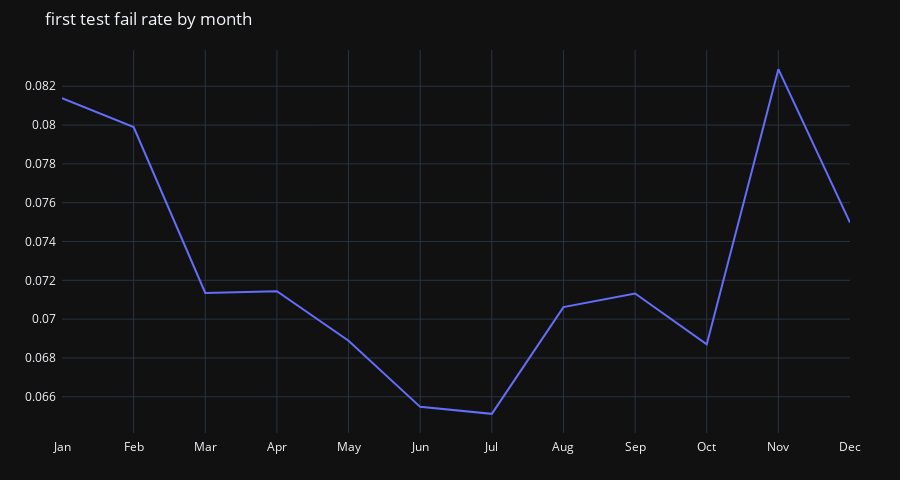

The cell this chart's notebook holds for it:
### Code cell
fig = px.line(first_test_fail_rate_by_month, y='perc', x='completed_date',  title="first test fail rate by month")
fig.update_layout(
            yaxis=dict(title=''),
            xaxis=dict(title=''),     
            # autosize=True,
            bargap=0.1,
            width=900,
            height=480,
            margin=dict(l=10, r=50, t=50, b=0, pad=5))
# fig.update_layout(
#     yaxis=dict(
#         title="",
#         tick0=0,           # start at 0
#         dtick=0.01,        # step = 0.01 = 1%
#         tickformat=".0%"   # show as % (e.g. 0.05 → 5%)
#     ))
                     
fig.show()

### Figure 1 — Plotly figure (JSON) as saved in the notebook; plotly's stock layout.template omitted (floating-point values rounded to 4 significant figures)
{"data": [{"hovertemplate": "completed_date=%{x}<br>perc=%{y}<extra></extra>", "legendgroup": "", "line": {"color": "#636efa", "dash": "solid"}, "marker": {"symbol": "circle"}, "mode": "lines", "name": "", "orientation": "v", "showlegend": false, "type": "scatter", "x": ["Jan", "Feb", "Mar", "Apr", "May", "Jun", "Jul", "Aug", "Sep", "Oct", "Nov", "Dec"], "xaxis": "x", "y": [0.08138, 0.0799, 0.07135, 0.07143, 0.06889, 0.06548, 0.06512, 0.07062, 0.07132, 0.0687, 0.08288, 0.07498], "yaxis": "y"}], "layout": {"bargap": 0.1, "height": 480, "legend": {"tracegroupgap": 0}, "margin": {"b": 0, "l": 10, "pad": 5, "r": 50, "t": 50}, "title": {"text": "first test fail rate by month"}, "width": 900, "xaxis": {"anchor": "y", "domain": [0, 1], "title": {"text": ""}}, "yaxis": {"anchor": "x", "domain": [0, 1], "title": {"text": ""}}}}
